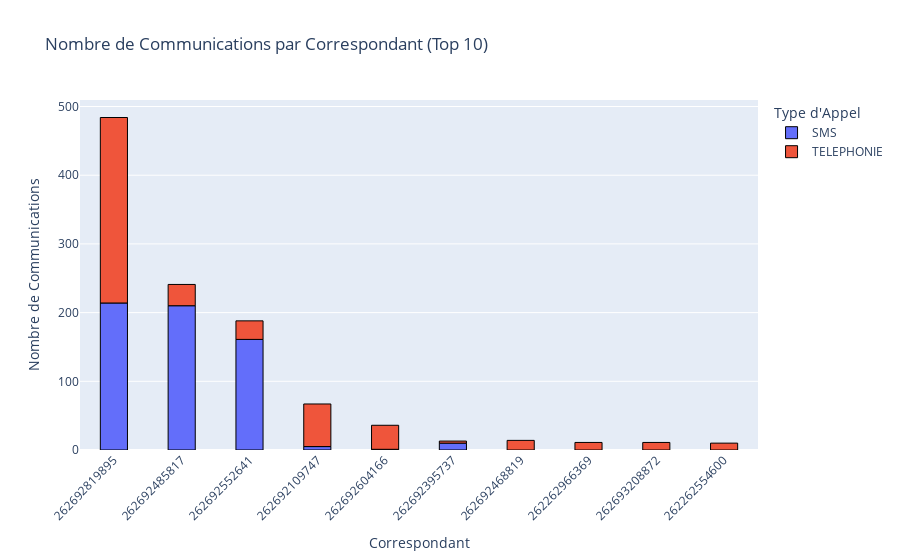

Notebook cell for this chart:
### Code cell
import plotly.express as px
import pandas as pd

def plot_correspondant_bar(df):
    try:
        # 1. Compter le nombre total de communications par correspondant (sans tenir compte du type d'appel)
        correspondant_counts = df.groupby('CORRESPONDANT').size().reset_index(name='TOTAL_COMS')

        # 2. Filtrer pour garder uniquement les correspondants ayant 11 ou 12 caractères
        correspondant_counts = correspondant_counts[correspondant_counts['CORRESPONDANT'].str.len().isin([11, 12])]

        # 3. Trier par nombre total de communications et prendre les 10 premiers
        top_10_correspondants = correspondant_counts.sort_values(by='TOTAL_COMS', ascending=False).head(10)['CORRESPONDANT'].tolist()

        # 4. Filtrer le DataFrame original pour ne garder que les 10 premiers correspondants
        df_top_10 = df[df['CORRESPONDANT'].isin(top_10_correspondants)].copy()

        # 5. Grouper par correspondant ET type d'appel (maintenant qu'on a filtré les 10 premiers)
        grouped_counts = df_top_10.groupby(['CORRESPONDANT', 'TYPE D\'APPEL']).size().reset_index(name='NBRE COMS')

        # 6. Ajouter la colonne 'TOTAL_COMS' à grouped_counts
        grouped_counts = pd.merge(grouped_counts, correspondant_counts, on='CORRESPONDANT', how='left')

        # 7. Calculer le pourcentage du nombre de communications par rapport au nombre total de communications *pour chaque correspondant*
        grouped_counts['POURCENTAGE'] = ((grouped_counts['NBRE COMS'] / grouped_counts['TOTAL_COMS']) * 100).round(1)

        # 8. Trier grouped_counts par 'TOTAL_COMS' de manière décroissante (important avant de créer le graphique)
        grouped_counts = grouped_counts.sort_values(by='TOTAL_COMS', ascending=False)

        fig = px.bar(grouped_counts, x='CORRESPONDANT', y='NBRE COMS',
                     color='TYPE D\'APPEL',  # Ajout de la couleur en fonction du type d'appel
                     title='Nombre de Communications par Correspondant (Top 10)',
                     hover_data=['POURCENTAGE', 'TYPE D\'APPEL', 'TOTAL_COMS'],  # Inclure TOTAL_COMS dans les informations au survol
                     labels={'CORRESPONDANT': 'Correspondant', 'NBRE COMS': 'Nombre de Communications', 'TYPE D\'APPEL': 'Type d\'Appel', 'TOTAL_COMS': 'Total Communications'})

        # Mise en forme des barres
        fig.update_traces(
            marker_line_width=1,  # Ajout d'un contour noir
            marker_line_color="black",
            width=0.4,  # Réduction de la largeur des barres
            insidetextanchor="middle"
        )

        # Ajustement de la mise en page
        fig.update_layout(
            xaxis_tickangle=-45,  # Inclinaison des labels de l'axe X
            bargap=0.2  # Espacement entre les barres
        )

        return fig
    except Exception as e:
        print(f"Erreur lors de la création du graphique à barres: {e}")
        return None



fig = plot_correspondant_bar(df)
if fig:
    fig.show()

### Figure 1 — Plotly figure (JSON) as saved in the notebook; plotly's stock layout.template omitted (floating-point values rounded to 4 significant figures)
{"data": [{"alignmentgroup": "True", "customdata": [[44.2, "SMS", 484], [87.1, "SMS", 241], [85.6, "SMS", 188], [7.5, "SMS", 67], [2.8, "SMS", 36], [76.9, "SMS", 13]], "hovertemplate": "Type d'Appel=%{customdata[1]}<br>Correspondant=%{x}<br>Nombre de Communications=%{y}<br>POURCENTAGE=%{customdata[0]}<br>Total Communications=%{customdata[2]}<extra></extra>", "insidetextanchor": "middle", "legendgroup": "SMS", "marker": {"color": "#636efa", "line": {"color": "black", "width": 1}, "pattern": {"shape": ""}}, "name": "SMS", "offsetgroup": "SMS", "orientation": "v", "showlegend": true, "textposition": "auto", "type": "bar", "width": 0.4, "x": ["262692819895", "262692485817", "262692552641", "262692109747", "262692604166", "262692395737"], "xaxis": "x", "y": [214, 210, 161, 5, 1, 10], "yaxis": "y"}, {"alignmentgroup": "True", "customdata": [[55.8, "TELEPHONIE", 484], [12.9, "TELEPHONIE", 241], [14.4, "TELEPHONIE", 188], [92.5, "TELEPHONIE", 67], [97.2, "TELEPHONIE", 36], [100, "TELEPHONIE", 14], [23.1, "TELEPHONIE", 13], [100, "TELEPHONIE", 11], [100, "TELEPHONIE", 11], [100, "TELEPHONIE", 10]], "hovertemplate": "Type d'Appel=%{customdata[1]}<br>Correspondant=%{x}<br>Nombre de Communications=%{y}<br>POURCENTAGE=%{customdata[0]}<br>Total Communications=%{customdata[2]}<extra></extra>", "insidetextanchor": "middle", "legendgroup": "TELEPHONIE", "marker": {"color": "#EF553B", "line": {"color": "black", "width": 1}, "pattern": {"shape": ""}}, "name": "TELEPHONIE", "offsetgroup": "TELEPHONIE", "orientation": "v", "showlegend": true, "textposition": "auto", "type": "bar", "width": 0.4, "x": ["262692819895", "262692485817", "262692552641", "262692109747", "262692604166", "262692468819", "262692395737", "262262966369", "262693208872", "262262554600"], "xaxis": "x", "y": [270, 31, 27, 62, 35, 14, 3, 11, 11, 10], "yaxis": "y"}], "layout": {"bargap": 0.2, "barmode": "relative", "legend": {"title": {"text": "Type d'Appel"}, "tracegroupgap": 0}, "title": {"text": "Nombre de Communications par Correspondant (Top 10)"}, "xaxis": {"anchor": "y", "domain": [0, 1], "tickangle": -45, "title": {"text": "Correspondant"}}, "yaxis": {"anchor": "x", "domain": [0, 1], "title": {"text": "Nombre de Communications"}}}}
